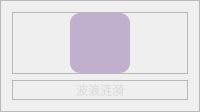
                            <widget class="QFrame" name="frame_183">
                             <property name="frameShape">
                              <enum>QFrame::Shape::StyledPanel</enum>
                             </property>
                             <property name="frameShadow">
                              <enum>QFrame::Shadow::Raised</enum>
                             </property>
                             <layout class="QVBoxLayout" name="verticalLayout_94">
                              <item>
                               <widget class="QFrame" name="frame_184">
                                <property name="frameShape">
                                 <enum>QFrame::Shape::StyledPanel</enum>
                                </property>
                                <property name="frameShadow">
                                 <enum>QFrame::Shadow::Raised</enum>
                                </property>
                                <layout class="QHBoxLayout" name="horizontalLayout_118">
                                 <property name="spacing">
                                  <number>0</number>
                                 </property>
                                 <property name="leftMargin">
                                  <number>0</number>
                                 </property>
                                 <property name="topMargin">
                                  <number>0</number>
                                 </property>
                                 <property name="rightMargin">
                                  <number>0</number>
                                 </property>
                                 <property name="bottomMargin">
                                  <number>0</number>
                                 </property>
                                 <item>
                                  <widget class="QPushButton" name="btn11">
                                   <property name="sizePolicy">
                                    <sizepolicy hsizetype="Expanding" vsizetype="Preferred">
                                     <horstretch>0</horstretch>
                                     <verstretch>0</verstretch>
                                    </sizepolicy>
                                   </property>
                                   <property name="minimumSize">
                                    <size>
                                     <width>60</width>
                                     <height>60</height>
                                    </size>
                                   </property>
                                   <property name="maximumSize">
                                    <size>
                                     <width>60</width>
                                     <height>60</height>
                                    </size>
                                   </property>
                                   <property name="font">
                                    <font>
                                     <family>微软雅黑</family>
                                     <pointsize>15</pointsize>
                                     <italic>false</italic>
                                     <bold>false</bold>
                                    </font>
                                   </property>
                                   <property name="cursor">
                                    <cursorShape>PointingHandCursor</cursorShape>
                                   </property>
                                   <property name="layoutDirection">
                                    <enum>Qt::LayoutDirection::LeftToRight</enum>
                                   </property>
                                   <property name="styleSheet">
                                    <string notr="true">QPushButton {
	background-image: url(:/forms/icons/heart_rate.png);
	border: no;
    background-position: center;
    background-repeat: no-repeat; 
	border-radius: 10px;
	background-color: rgba(82, 28, 129,0.3);

}

QPushButton:hover {
	background-color: rgb(162, 98, 199);
	border: none;
}</string>
                                   </property>
                                   <property name="text">
                                    <string/>
                                   </property>
                                  </widget>
                                 </item>
                                </layout>
                               </widget>
                              </item>
                              <item>
                               <widget class="QFrame" name="frame_185">
                                <property name="frameShape">
                                 <enum>QFrame::Shape::StyledPanel</enum>
                                </property>
                                <property name="frameShadow">
                                 <enum>QFrame::Shadow::Raised</enum>
                                </property>
                                <layout class="QHBoxLayout" name="horizontalLayout_109">
                                 <property name="spacing">
                                  <number>0</number>
                                 </property>
                                 <property name="leftMargin">
                                  <number>0</number>
                                 </property>
                                 <property name="topMargin">
                                  <number>0</number>
                                 </property>
                                 <property name="rightMargin">
                                  <number>0</number>
                                 </property>
                                 <property name="bottomMargin">
                                  <number>0</number>
                                 </property>
                                 <item>
                                  <widget class="QLabel" name="label_74">
                                   <property name="styleSheet">
                                    <string notr="true">font: 11pt &quot;微软雅黑&quot;;
color: rgb(221, 221, 221);
</string>
                                   </property>
                                   <property name="text">
                                    <string>波浪涟漪</string>
                                   </property>
                                   <property name="alignment">
                                    <set>Qt::AlignmentFlag::AlignCenter</set>
                                   </property>
                                  </widget>
                                 </item>
                                </layout>
                               </widget>
                              </item>
                             </layout>
                            </widget>
